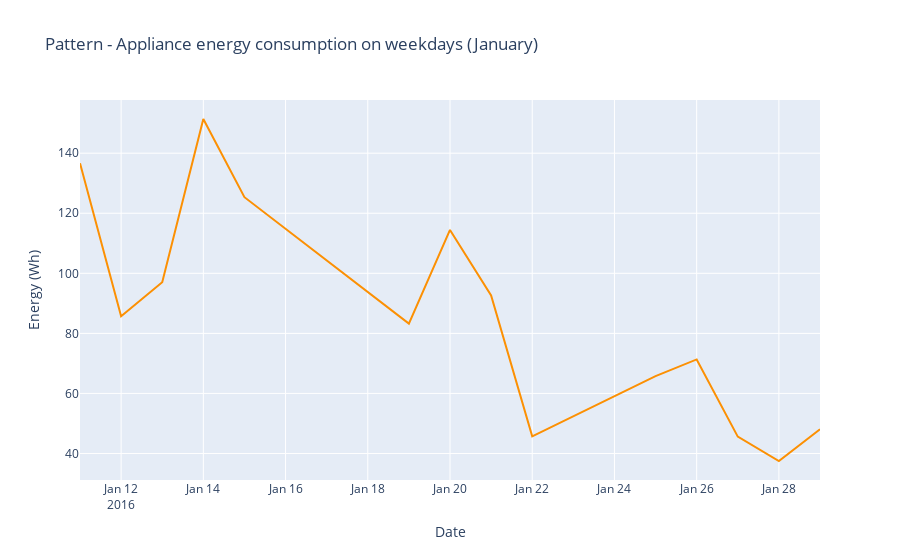

Notebook cell for this chart:
### Code cell
# Find rows with weekday 
tmp_data_month_weekly_weekdays =  tmp_data_month_weekly[tmp_data_month_weekly["WEEKDAY"] == 0]
# To understand the timeseries variation of the applaince energy consumption
visData1_weekdays_tmp = graph_objs.Scatter(
    x = tmp_data_month_weekly_weekdays.date,
    y = tmp_data_month_weekly_weekdays.Appliances,
    mode = "lines",
    line_color=asif_graph_color_theme_weekdays
)
layout = graph_objs.Layout(
    title = "Pattern - Appliance energy consumption on weekdays ({:})".format(tmp_data_month_weekly_name),
    xaxis=dict(title='Date'),
    yaxis=dict(title='Energy (Wh)')
)
fig = graph_objs.Figure(data=[visData1_weekdays_tmp],layout=layout)

iplot(fig)

### Figure 1 — Plotly figure (JSON) as saved in the notebook; plotly's stock layout.template omitted (floating-point values rounded to 4 significant figures)
{"data": [{"line": {"color": "#fc9003"}, "mode": "lines", "type": "scatter", "x": ["2016-01-11T00:00:00", "2016-01-12T00:00:00", "2016-01-13T00:00:00", "2016-01-14T00:00:00", "2016-01-15T00:00:00", "2016-01-18T00:00:00", "2016-01-19T00:00:00", "2016-01-20T00:00:00", "2016-01-21T00:00:00", "2016-01-22T00:00:00", "2016-01-25T00:00:00", "2016-01-26T00:00:00", "2016-01-27T00:00:00", "2016-01-28T00:00:00", "2016-01-29T00:00:00"], "y": [136.7, 85.69, 97.01, 151.4, 125.3, 93.96, 83.26, 114.4, 92.64, 45.69, 65.76, 71.32, 45.62, 37.5, 48.06]}], "layout": {"autosize": true, "title": {"text": "Pattern - Appliance energy consumption on weekdays (January)"}, "xaxis": {"autorange": true, "range": ["2016-01-11", "2016-01-29"], "title": {"text": "Date"}, "type": "date"}, "yaxis": {"autorange": true, "range": [31.17, 157.7], "title": {"text": "Energy (Wh)"}, "type": "linear"}}}
